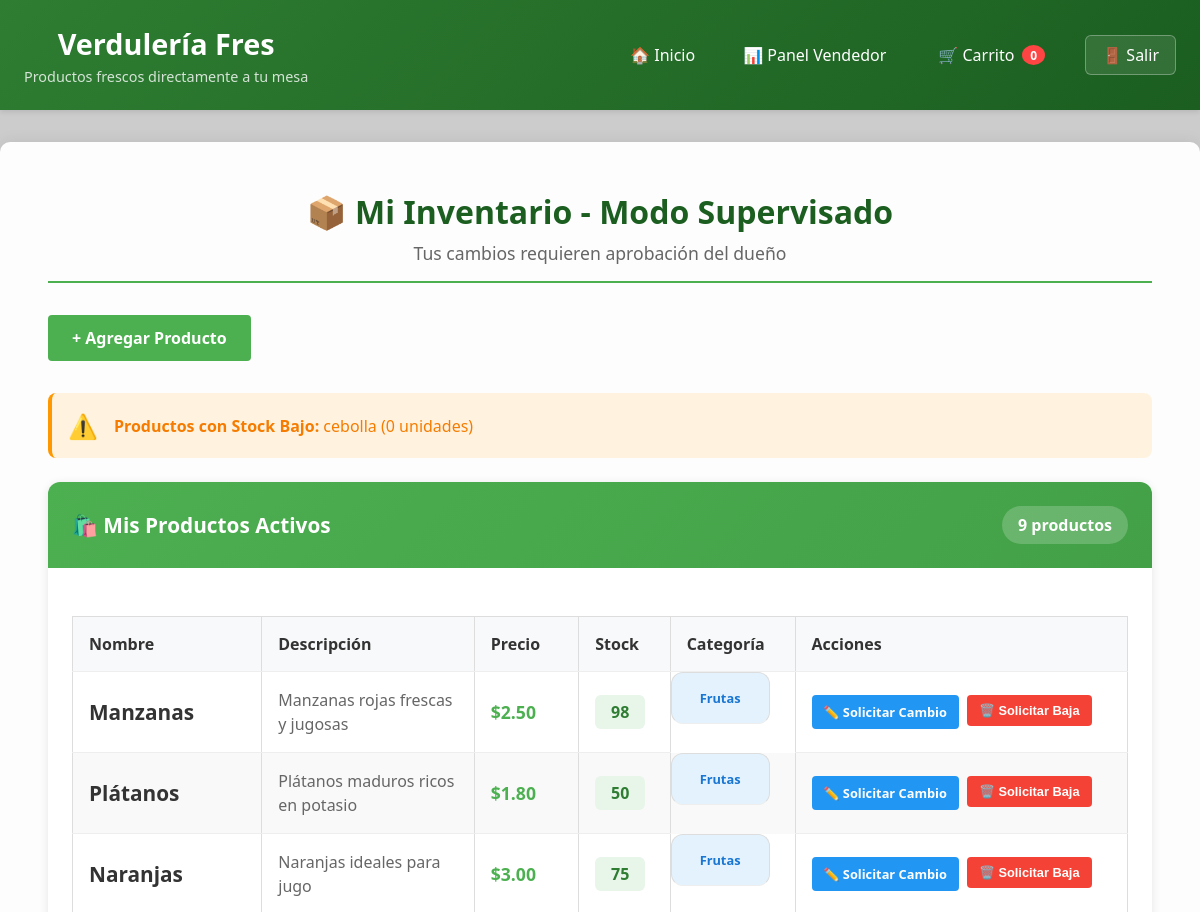
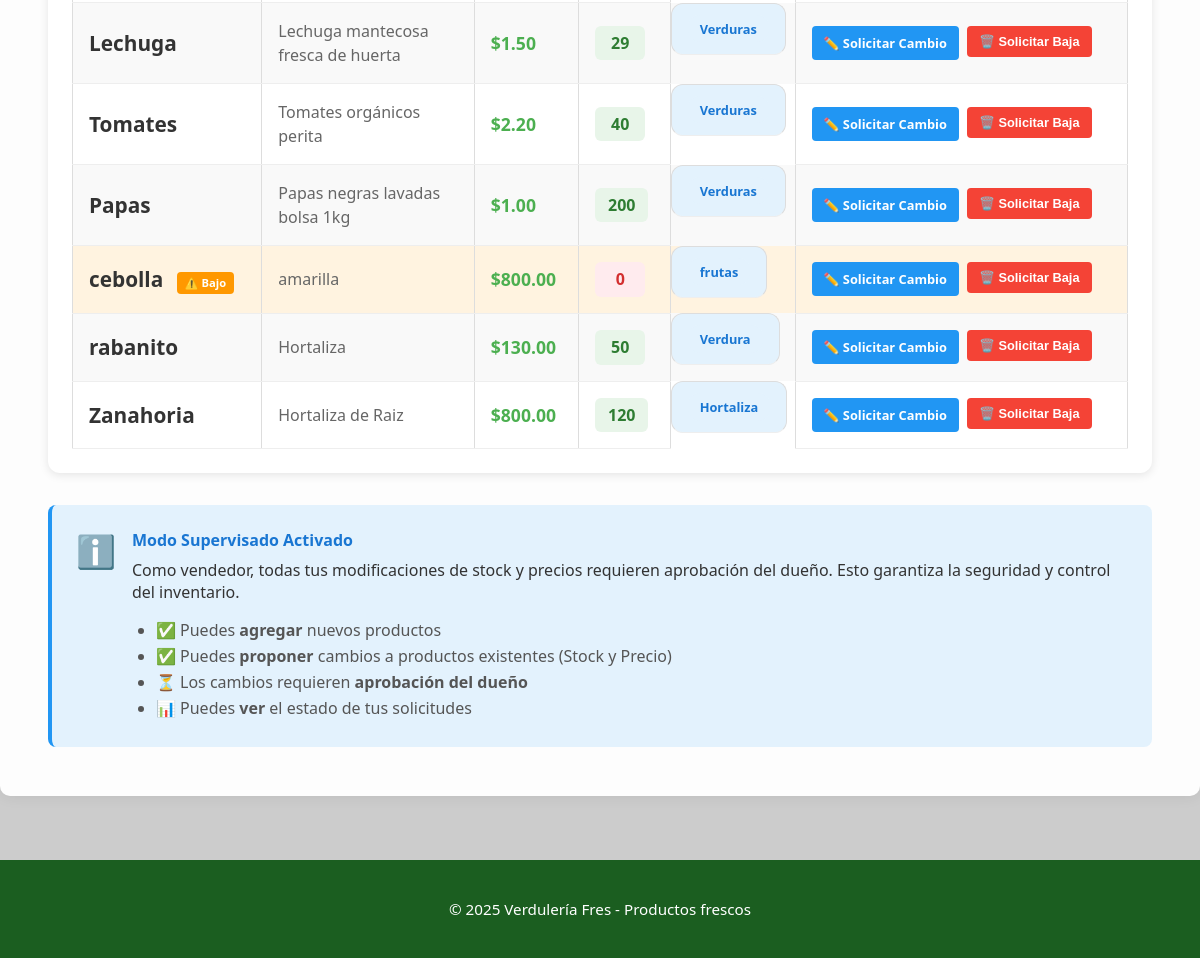
Screenshot of /vendedor (signed in) with the database file from the repository (2 pictures, top to bottom).
### tables this page shows
CREATE TABLE productos (
            id INTEGER PRIMARY KEY AUTOINCREMENT,
            nombre TEXT NOT NULL,
            descripcion TEXT,
            precio REAL NOT NULL,
            stock INTEGER NOT NULL DEFAULT 0,
            categoria TEXT,
            imagen_url TEXT,  -- <--- CAMPO NUEVO PARA FOTOS
            vendedor_id INTEGER,
            activo BOOLEAN DEFAULT 1,
            FOREIGN KEY (vendedor_id) REFERENCES usuarios (id)
        );

### app.py (the view)
@app.route("/vendedor")
@login_required
@rol_requerido("vendedor")
def vendedor_view():
    conn = get_db_connection()
    prods = conn.execute("SELECT * FROM productos WHERE vendedor_id=? AND activo=1", (current_user.id,)).fetchall()
    bajo = conn.execute("SELECT * FROM productos WHERE vendedor_id=? AND stock < 10 AND activo=1", (current_user.id,)).fetchall()
    pend = conn.execute("SELECT cs.*, p.nombre FROM cambios_stock cs JOIN productos p ON cs.producto_id = p.id WHERE cs.estado='pendiente' AND cs.vendedor_id=?", (current_user.id,)).fetchall()
    conn.close()
    return render_template("vendedor.html", productos=prods, productos_bajo=bajo, cambios_pendientes=pend)

### app.py (called while the page is built)
@app.after_request
def set_security_headers(response):
    response.headers['X-Content-Type-Options'] = 'nosniff'
    response.headers['X-Frame-Options'] = 'SAMEORIGIN'
    return response

def get_db_connection():
    conn = sqlite3.connect(DB_PATH)
    conn.row_factory = sqlite3.Row
    return conn

@login_manager.user_loader
def load_user(user_id):
    conn = get_db_connection()
    u = conn.execute("SELECT u.*, r.nombre as rol_nombre FROM usuarios u JOIN roles r ON u.rol_id = r.id WHERE u.id=?", (user_id,)).fetchone()
    conn.close()
    if u: return Usuario(u["id"], u["username"], u["rol_nombre"])
    return None

def rol_requerido(roles_permitidos):
    if not isinstance(roles_permitidos, list): roles_permitidos = [roles_permitidos]
    def decorator(f):
        @wraps(f)
        def decorated_function(*args, **kwargs):
            if not current_user.is_authenticated: return login_manager.unauthorized()
            if current_user.rol not in roles_permitidos:
                flash("⛔ Acceso denegado: No tienes permisos.", "danger")
                return redirect(url_for("index"))
            return f(*args, **kwargs)
        return decorated_function
    return decorator

@app.context_processor
def inject_helpers():
    return dict(obtener_stock_actual=obtener_stock_actual, is_development=is_development)

### templates/vendedor.html (shortened to what this page needs)
{% extends 'base.html' %}
{% block content %}
<div class="vendedor-container">
    <div class="vendedor-header">
        <h2>📦 Mi Inventario - Modo Supervisado</h2>
        <p class="subtitle">Tus cambios requieren aprobación del dueño</p>
    </div>
    <div style="margin-bottom: 2rem;">
        <a href="{{ url_for('agregar_producto') }}" class="btn btn-success">+ Agregar Producto</a>
    </div>
    {% if productos_bajo %}
        <div class="alert alert-warning">
            <div class="alert-icon">⚠️</div>
            <div class="alert-content">
                <strong>Productos con Stock Bajo:</strong>
                {% for p in productos_bajo %}
                    {{ p.nombre }} ({{ p.stock }} unidades){% if not loop.last %}, {% endif %}
                {% endfor %}
            </div>
        </div>
    {% endif %}
    <div class="card productos-card">
        <div class="card-header">
            <h3>🛍️ Mis Productos Activos</h3>
            <span class="badge-count">{{ productos|length }} productos</span>
        </div>
        <div class="card-body">
            {% if productos %}
                <div class="table-responsive">
                    <table class="productos-table">
                        <thead>
                            <tr>
                                <th>Nombre</th>
                                <th>Descripción</th>
                                <th>Precio</th>
                                <th>Stock</th>
                                <th>Categoría</th>
                                <th>Acciones</th>
                            </tr>
                        </thead>
                        <tbody>
                            {% for p in productos %}
                                <tr class="producto-row {% if p.stock < 10 %}low-stock{% endif %}">
                                    <td class="producto-nombre">
                                        <strong>{{ p.nombre }}</strong>
                                        {% if p.stock < 10 %}
                                            <span class="stock-alert">⚠️ Bajo</span>
                                        {% endif %}
                                    </td>
                                    <td class="producto-descripcion">
                                        {{ p.descripcion[:50] }}{% if p.descripcion|length > 50 %}...{% endif %}
                                    </td>
                                    <td class="producto-precio">${{ "%.2f"|format(p.precio) }}</td>
                                    <td class="producto-stock">
                                        <span class="stock-badge {% if p.stock == 0 %}stock-zero{% elif p.stock < 10 %}stock-low{% else %}stock-ok{% endif %}">
                                            {{ p.stock }}
                                        </span>
                                    </td>
                                    <td class="producto-categoria">
                                        <span class="categoria-tag">{{ p.categoria or 'General' }}</span>
                                    </td>
                                    <td class="producto-acciones">
                                        <div class="acciones-buttons">
                                            <a href="{{ url_for('solicitar_cambio_producto', producto_id=p.id) }}"
                                               class="btn btn-primary btn-small" title="Solicitar cambio al dueño">
                                                ✏️ Solicitar Cambio
                                            </a>
                                            <form method="POST" action="{{ url_for('solicitar_baja_producto', producto_id=p.id) }}"
                                                    style="display:inline;" onsubmit="return confirm('¿Solicitar baja de {{ p.nombre }}? Esto establecerá el stock a 0, requiere aprobación.')">
                                                <button type="submit" class="btn btn-danger btn-small" title="Solicitar baja al dueño">
                                                    🗑️ Solicitar Baja
                                                </button>
                                            </form>
                                        </div>
                                    </td>
                                </tr>
                            {% endfor %}
                        </tbody>
                    </table>
                </div>
            {% endif %}
        </div>
    </div>
    <div class="info-card">
        <div class="info-icon">ℹ️</div>
        <div class="info-content">
            <h4>Modo Supervisado Activado</h4>
            <p>Como vendedor, todas tus modificaciones de stock y precios requieren aprobación del dueño.
                Esto garantiza la seguridad y control del inventario.</p>
            <ul>
                <li>✅ Puedes <strong>agregar</strong> nuevos productos</li>
                <li>✅ Puedes <strong>proponer</strong> cambios a productos existentes (Stock y Precio)</li>
                <li>⏳ Los cambios requieren <strong>aprobación del dueño</strong></li>
                <li>📊 Puedes <strong>ver</strong> el estado de tus solicitudes</li>
            </ul>
        </div>
    </div>
</div>
{% endblock %}

### templates/base.html (shortened to what this page needs)
<!DOCTYPE html>
<html lang="es">
<head>
    <link rel="stylesheet" href="{{ url_for('static', filename='css/style.css') }}">
</head>
<body>
    <header>
        <div class="header-brand">
            <h1>Verdulería Fres</h1>
            <span class="tagline">Productos frescos directamente a tu mesa</span>
        </div>
        <nav>
            <a href="{{ url_for('index') }}">🏠 Inicio</a>
            {% if current_user.is_authenticated %}
                {% if current_user.rol == 'dueno' %}
                    <a href="{{ url_for('panel_dueno') }}">🔧 Panel Dueño</a>
                {% elif current_user.rol == 'vendedor' %}
                    <a href="{{ url_for('vendedor_view') }}">📊 Panel Vendedor</a>
                {% endif %}
                <a href="{{ url_for('ver_carrito') }}" class="carrito-link" id="carrito-link-main">
                    🛒 Carrito <span id="contador-carrito" class="carrito-badge">0</span>
                </a>
                <a href="{{ url_for('logout') }}" class="logout-btn">🚪 Salir</a>
            {% else %}
                <a href="{{ url_for('ver_carrito') }}" class="carrito-link" id="carrito-link-main">
                    🛒 Carrito <span id="contador-carrito" class="carrito-badge">0</span>
                </a>
                <a href="{{ url_for('login') }}">🔑 Iniciar Sesión</a>
            {% endif %}
        </nav>
    </header>
    <main class="fade-in">
        {% block content %}{% endblock %}
    </main>
    <footer>
        <p>&copy; 2025 Verdulería Fres - Productos frescos</p>
    </footer>
</body>
</html>

### static/css/style.css (style rules this page uses)
* { box-sizing: border-box; }
html, body { height: 100%; }
body { font-family: "Segoe UI", Arial, sans-serif; background-color: #f8f9fa; margin: 0; padding: 0; color: #333; display: flex; flex-direction: column; background-image: url("https://placehold.co/1920x1080/e8f5e9/388e3c?text=Fondo+Verduler%C3%ADa"); background-size: cover; background-attachment: fixed; background-position: center; background-repeat: no-repeat; }
header { background: linear-gradient(135deg, #2e7d32 0%, #1b5e20 100%); color: white; padding: 1.5rem; display: flex; justify-content: space-between; align-items: center; box-shadow: 0 2px 5px rgba(0, 0, 0, 0.1); }
header > div { display: flex; align-items: center; }
header h1 { margin: 0; font-size: 1.8rem; font-weight: 700; }
nav { display: flex; gap: 1.5rem; flex-wrap: wrap; align-items: center; }
nav a { color: white; text-decoration: none; font-weight: 500; transition: opacity 0.3s; padding: 0.5rem 0.75rem; border-radius: 4px; }
.carrito-link { position: relative; display: inline-flex; align-items: center; gap: 8px; padding: 8px 16px; border-radius: 6px; transition: all 0.3s ease; text-decoration: none; color: inherit; }
.carrito-badge { background: #ff4444; color: white; border-radius: 50%; padding: 4px 8px; font-size: 0.75rem; min-width: 20px; height: 20px; display: inline-flex; align-items: center; justify-content: center; font-weight: bold; transition: all 0.3s ease; }
main { flex: 1; max-width: 1200px; margin: 2rem auto; width: 100%; background: rgba(255, 255, 255, 0.95); backdrop-filter: blur(5px); border-radius: 10px; padding: 2rem; box-shadow: 0 0 15px rgba(0, 0, 0, 0.08); }
footer { background-color: #1b5e20; color: white; text-align: center; padding: 1.5rem; font-size: 0.95rem; margin-top: 2rem; }
.btn { padding: 0.75rem 1.5rem; border: none; border-radius: 4px; cursor: pointer; font-size: 1rem; font-weight: 600; transition: all 0.3s; text-decoration: none; display: inline-block; text-align: center; }
.btn-success { background-color: #4caf50; color: white; }
.btn-danger { background-color: #d32f2f; color: white; }
.btn-primary { background-color: #1976d2; color: white; }
.btn-small { padding: 0.5rem 1rem; font-size: 0.85rem; }
.logout-btn { background: rgba(255, 255, 255, 0.1); border: 1px solid rgba(255, 255, 255, 0.3); border-radius: 6px; padding: 8px 16px; }
.alert { padding: 1rem; margin-bottom: 1.5rem; border-radius: 4px; border-left: 4px solid; }
.alert-warning { background-color: #fff3cd; color: #856404; border-left-color: #ffc107; }
table { width: 100%; border-collapse: collapse; margin-top: 1.5rem; }
th, td { border: 1px solid #ddd; padding: 1rem; text-align: left; }
th { background-color: #4caf50; color: white; font-weight: 600; }
tr:nth-child(even) { background-color: #f9f9f9; }
.producto-nombre { font-size: 1.3rem; margin-bottom: 0.5rem; color: #333; }
.producto-categoria { background: #e3f2fd; color: #1976d2; padding: 0.3rem 0.8rem; border-radius: 12px; font-size: 0.8rem; font-weight: 600; display: inline-block; }
.producto-descripcion { color: #666; margin: 1rem 0; line-height: 1.5; }

### templates/base.html (style rules this page uses)
.carrito-link { position: relative; display: inline-flex; align-items: center; gap: 8px; padding: 8px 16px; border-radius: 6px; transition: all 0.3s ease; text-decoration: none; color: inherit; }
.carrito-badge { background: #ff4444; color: white; border-radius: 50%; padding: 4px 8px; font-size: 0.75rem; min-width: 20px; height: 20px; display: inline-flex; align-items: center; justify-content: center; font-weight: bold; transition: all 0.3s ease; }
.logout-btn { background: rgba(255, 255, 255, 0.1); border: 1px solid rgba(255, 255, 255, 0.3); border-radius: 6px; padding: 8px 16px; transition: all 0.3s ease; }
.header-brand { display: flex; flex-direction: column; }
.tagline { font-size: 0.9rem; opacity: 0.8; margin-top: 4px; }
.alert { padding: 1rem 1.5rem; margin: 1rem 0; border-radius: 8px; border-left: 4px solid; font-weight: 500; }
.alert-warning { background-color: #fff3cd; color: #856404; border-left-color: #ffc107; }
.fade-in { animation: fadeIn 0.5s ease-in; }

### rows the page displays
productos: nombre "cebolla", stock "0", shows "⚠️ Bajo", descripcion "amarilla", precio "800.00", categoria "frutas"
productos: nombre "Manzanas", descripcion "Manzanas rojas frescas y jugosas", precio "2.50", stock "98", categoria "Frutas"
productos: nombre "Plátanos", descripcion "Plátanos maduros ricos en potasio", precio "1.80", stock "50", categoria "Frutas"
productos: nombre "Naranjas", descripcion "Naranjas ideales para jugo", precio "3.00", stock "75", categoria "Frutas"
productos: nombre "Lechuga", descripcion "Lechuga mantecosa fresca de huerta", precio "1.50", stock "29", categoria "Verduras"
productos: nombre "Tomates", descripcion "Tomates orgánicos perita", precio "2.20", stock "40", categoria "Verduras"
productos: nombre "Papas", descripcion "Papas negras lavadas bolsa 1kg", precio "1.00", stock "200", categoria "Verduras"
productos: nombre "rabanito", descripcion "Hortaliza", precio "130.00", stock "50", categoria "Verdura"
productos: nombre "Zanahoria", descripcion "Hortaliza de Raiz", precio "800.00", stock "120", categoria "Hortaliza"

### other values shown
{{ productos|length }} "9"
